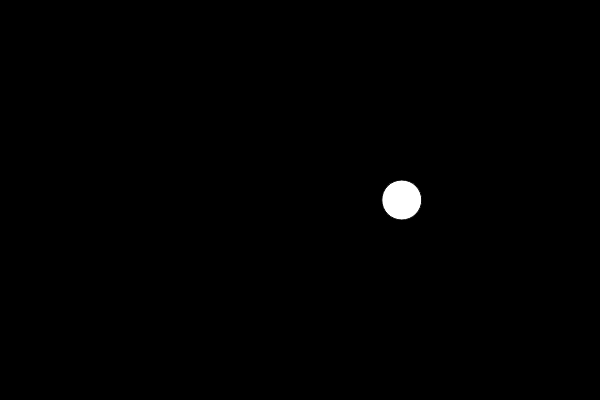
Frame 1 (no input)
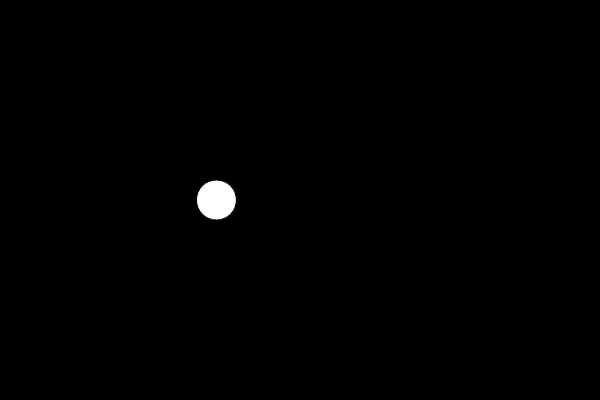
Frame 60 (no input)
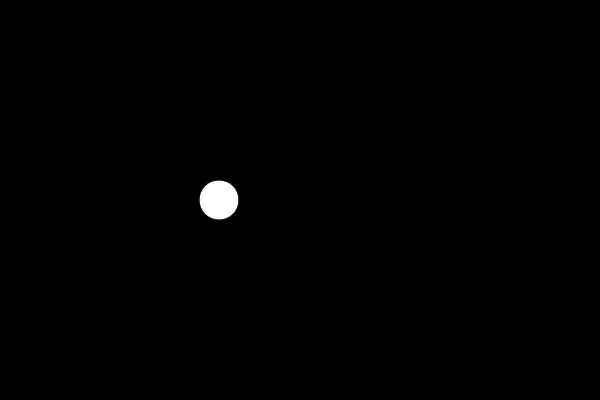
Frame 120 (the mouse pressed at the canvas centre since frame 60)

The p5.js sketch that drew these frames (run headless with seeded random() and noise() and a simulated clock; from frame 60 on, the mouse is pressed at the canvas centre):

// p5.js sketch
// ── sketch.js
let t = 0;

function setup() {
  createCanvas(600, 400);
}

function draw() {
  background(0);
  fill(255);

  let x = noise(t);
  x = map(x,0,1,0,width);
  t = t + 0.01; 
  ellipse(x, height / 2, 40, 40);

}
